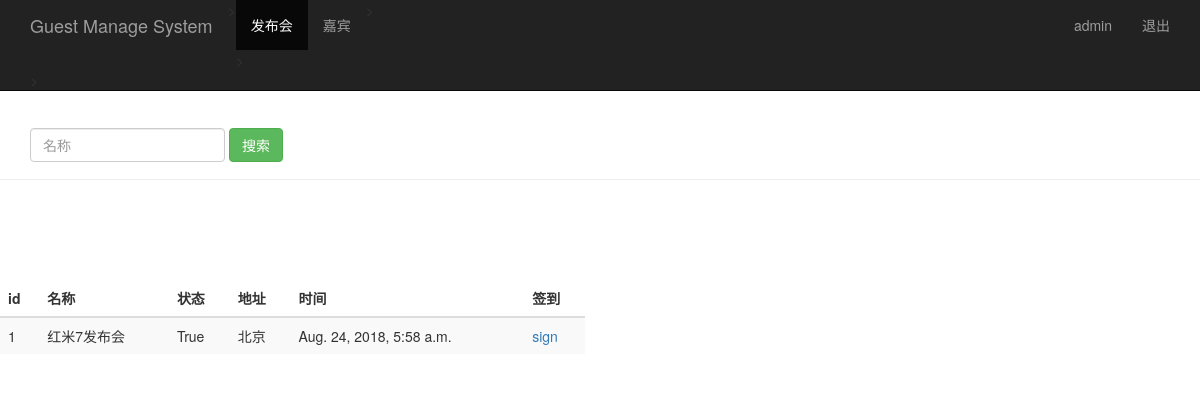
Before: /search_name/ (signed in) with the older database file.
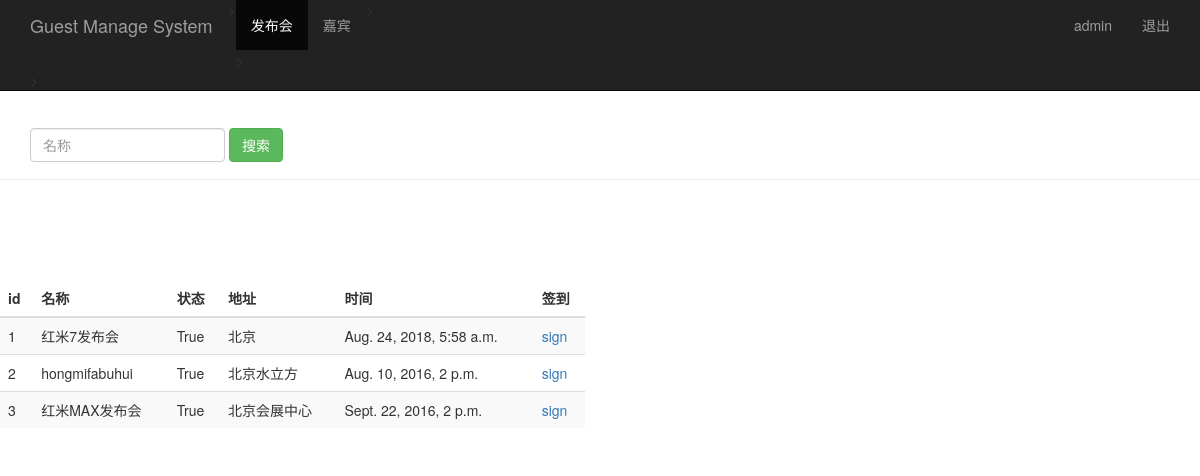
After: the same page with the newer database file.
### sign/models.py (models this page shows, shortened)
class Event(models.Model):
    name=models.CharField(max_length=100) #发布会标题
    limit=models.IntegerField()   #参加人数
    status=models.BooleanField()  #状态
    address=models.CharField(max_length=200)  #地址
    start_time=models.DateTimeField('events_time') #发布会时间
    create_time=models.DateTimeField(auto_now=True)  #创建时间（自动获取当前时间）

### sign/views.py (the view)
# urls.py: url(r'^search_name/$',views.search_name),
@login_required
def search_name(request):
    username=request.session.get('user','')
    search_name=request.GET.get("name",'')
    event_list=Event.objects.filter(name__contains=search_name)
    return render(request,"event_manage.html",{"user":username,"events":event_list})

### sign/templates/event_manage.html (shortened to what this page needs)
<!DOCTYPE html>
<html lang="en">
<head>
    {% load bootstrap3 %}
    {% bootstrap_css %}
</head>
<body role="document">
    <nav class="navbar navbar-inverse navbar-fixed-top">
        <div class="container">
            <div class="navbar-header">
                <a class="navbar-brand"  href="/event_manage/">Guest Manage System</a>>
            </div>
            <div id="navbar" class="collapse navbar-collapse">
                <ul class="nav navbar-nav">
                    <li class="active"><a href="#">发布会</a>></li>
                    <li><a href="/guest_manage/">嘉宾</a></li>
                </ul>>
                <ul class="nav navbar-nav navbar-right">
                    <li><a href="#">{{ user}}</a></li>
                    <li><a href="/logout/">退出</a></li>
                </ul>
            </div>>
        </div>
    </nav>>
    <div class="page-header" style="padding-top:60px;">
        <div id="navbar" class="navbar-collapse collapse">
            <form class="navbar-form" method="get" action="/search_name/">
                <div class="form-group">
                    <input name="name" type="text" placeholder="名称" class="form-control">
                </div>
                <button type="submit" class="btn btn-success">搜索</button>
            </form>
        </div>
    </div>
    <div class="row" style="padding-top: 80px;">
        <div class="col-md-6">
            <table class="table table-striped">
                <thead>
                <tr>
                    <th>id</th>
                    <th>名称</th>
                    <th>状态</th>
                    <th>地址</th>
                    <th>时间</th>
                    <th>签到</th>
                </tr>
                </thead>
                <tbody>
                {% for event in events %}
                    <tr>
                        <td>{{ event.id }}</td>
                        <td>{{ event.name }}</td>
                        <td>{{ event.status }}</td>
                        <td>{{ event.address }}</td>
                        <td>{{ event.start_time }}</td>
                        <td>
                            <a href="/sign_index/{{ event.id }}/" target="{{ event.id }}_blank">sign</a>
                        </td>
                    </tr>
                {% endfor %}
                </tbody>
            </table>
        </div>
    </div>
</body>
</html>

Changed rows visible on the page:
added Event: id "2", name "hongmifabuhui", status "True", address "北京水立方", start_time "Aug. 10, 2016, 2 p.m."
added Event: id "3", name "红米MAX发布会", status "True", address "北京会展中心", start_time "Sept. 22, 2016, 2 p.m."
